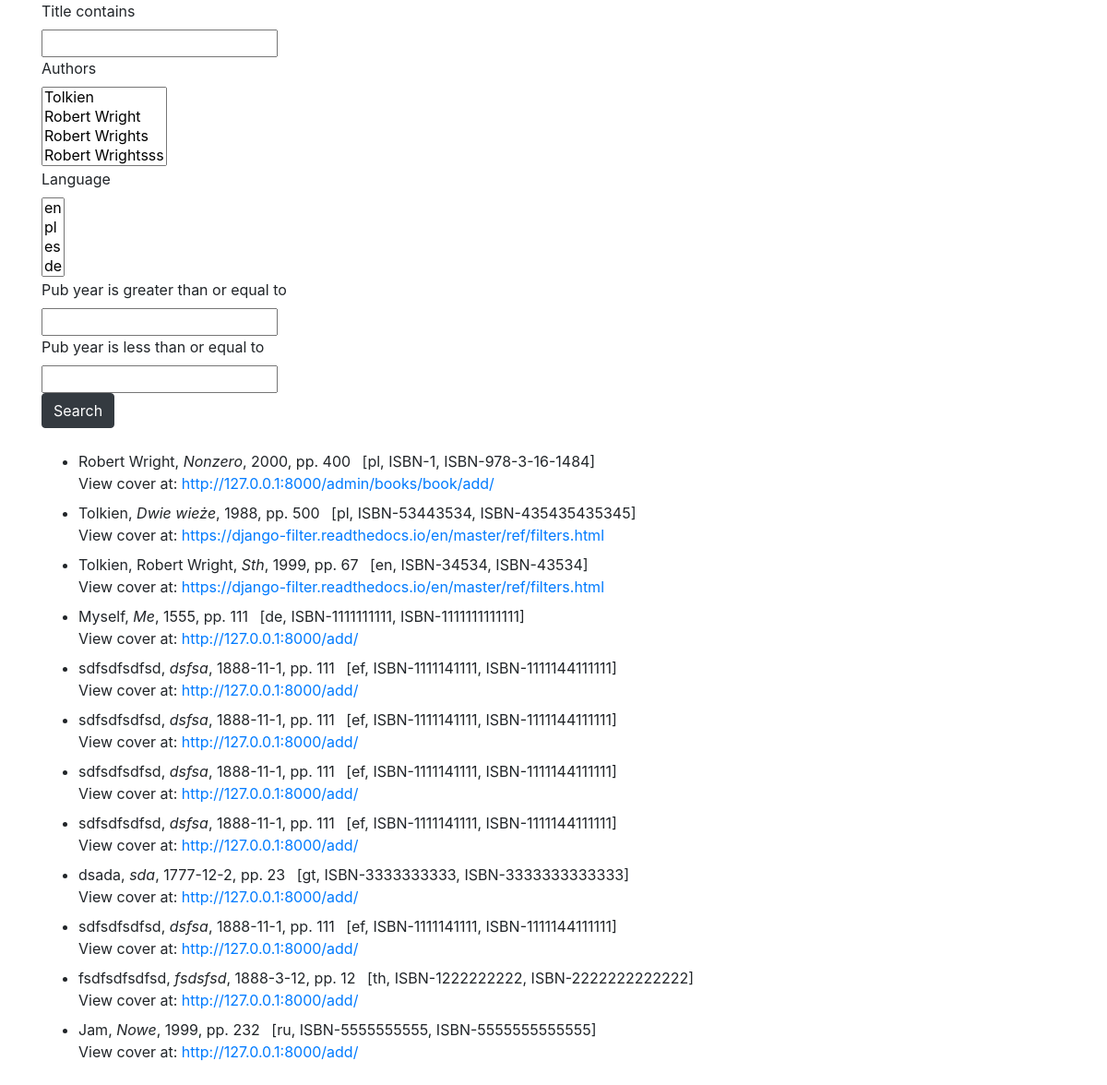
The page / on the database its author committed.
### books/models.py (models this page shows)
class Book(models.Model):
    title = models.CharField(max_length=500)
    authors = models.ManyToManyField(Author, related_name='books')
    pub_year = models.CharField(max_length=10)
    pages = models.PositiveSmallIntegerField()
    isbn_10 = models.CharField(max_length=10)
    isbn_13 = models.CharField(max_length=13)
    cover_url = models.URLField()
    language = models.ForeignKey(Language, on_delete=models.CASCADE)
    def __str__(self):
        return self.title

class Author(models.Model):
    name = models.CharField(max_length=100, unique=True)
    def __str__(self):
        return self.name

class Language(models.Model):
    code = models.CharField(max_length=2, unique=True)
    def __str__(self):
        return self.code

### books/views.py (the view)
# urls.py: path('', views.books_list_view, name='list'),
@query_debugger
def books_list_view(request):
    books = Book.objects.all()
    form = BooksSearchForm()
    filter_ = BookFilter(request.GET, queryset=books)
    context = {
        'books': books,
        'form': form,
        'filter': filter_
    }
    return render(request, 'books_list.html', context)

### books/forms.py
class BooksSearchForm(forms.ModelForm):
    class Meta:
        model = Book
        fields = ['authors', 'title', 'language']

### books_project/utils.py (called while the page is built)
def query_debugger(func):
    @functools.wraps(func)
    def inner_func(*args, **kwargs):
        reset_queries()
        start_queries = len(connection.queries)
        start = time.perf_counter()
        result = func(*args, **kwargs)
        end = time.perf_counter()
        end_queries = len(connection.queries)
        print(f"Function : {func.__name__}")
        print(f"Number of Queries : {end_queries - start_queries}")
        print(f"Finished in : {(end - start):.2f}s")
        return result
    return inner_func

### books/templates/books_list.html (shortened to what this page needs)
{% extends 'base.html' %}
{% load crispy_forms_tags %}
{% block content %}
  <div class="container">
    <form method="GET">
      {{ filter.form|crispy }}
      <button type="submit" class="btn btn-dark">Search</button>
    </form>
    <br>
    <ul>
      {% for book in filter.qs %}
        <li class="pb-2">
          {{ book.authors.all|join:', ' }},
          <i>{{ book.title }}</i>,
          {{ book.pub_year }},
          pp. {{ book.pages }}&ensp;
          [{{ book.language }},
          ISBN-{{ book.isbn_10 }},
          ISBN-{{ book.isbn_13 }}]
          <br>
          View cover at: <a href="{{ book.cover_url }}">{{ book.cover_url }}</a>
        </li>
      {% endfor %}
    </ul>
  </div>
{% endblock content %}

### rows shown on the page
Book: authors.all "Robert Wright", title "Nonzero", pub_year "2000", pages "400", language "pl", isbn_10 "1", isbn_13 "978-3-16-1484", cover_url "http://127.0.0.1:8000/admin/books/book/add/"
Book: authors.all "Tolkien", title "Dwie wieże", pub_year "1988", pages "500", language "pl", isbn_10 "53443534", isbn_13 "435435435345", cover_url "https://django-filter.readthedocs.io/en/master/ref/filters.html"
Book: authors.all "Tolkien, Robert Wright", title "Sth", pub_year "1999", pages "67", language "en", isbn_10 "34534", isbn_13 "43534", cover_url "https://django-filter.readthedocs.io/en/master/ref/filters.html"
Book: authors.all "Myself", title "Me", pub_year "1555", pages "111", language "de", isbn_10 "1111111111", isbn_13 "1111111111111", cover_url "http://127.0.0.1:8000/add/"
Book: authors.all "sdfsdfsdfsd", title "dsfsa", pub_year "1888-11-1", pages "111", language "ef", isbn_10 "1111141111", isbn_13 "1111144111111", cover_url "http://127.0.0.1:8000/add/"
Book: authors.all "sdfsdfsdfsd", title "dsfsa", pub_year "1888-11-1", pages "111", language "ef", isbn_10 "1111141111", isbn_13 "1111144111111", cover_url "http://127.0.0.1:8000/add/"
Book: authors.all "sdfsdfsdfsd", title "dsfsa", pub_year "1888-11-1", pages "111", language "ef", isbn_10 "1111141111", isbn_13 "1111144111111", cover_url "http://127.0.0.1:8000/add/"
Book: authors.all "sdfsdfsdfsd", title "dsfsa", pub_year "1888-11-1", pages "111", language "ef", isbn_10 "1111141111", isbn_13 "1111144111111", cover_url "http://127.0.0.1:8000/add/"
Book: authors.all "dsada", title "sda", pub_year "1777-12-2", pages "23", language "gt", isbn_10 "3333333333", isbn_13 "3333333333333", cover_url "http://127.0.0.1:8000/add/"
Book: authors.all "sdfsdfsdfsd", title "dsfsa", pub_year "1888-11-1", pages "111", language "ef", isbn_10 "1111141111", isbn_13 "1111144111111", cover_url "http://127.0.0.1:8000/add/"
Book: authors.all "fsdfsdfsdfsd", title "fsdsfsd", pub_year "1888-3-12", pages "12", language "th", isbn_10 "1222222222", isbn_13 "2222222222222", cover_url "http://127.0.0.1:8000/add/"
Book: authors.all "Jam", title "Nowe", pub_year "1999", pages "232", language "ru", isbn_10 "5555555555", isbn_13 "5555555555555", cover_url "http://127.0.0.1:8000/add/"
